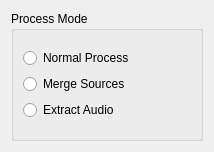
<?xml version="1.0" encoding="UTF-8"?>
<ui version="4.0">
 <class>ProcessModeUI</class>
 <widget class="QWidget" name="ProcessModeUI">
  <property name="geometry">
   <rect>
    <x>0</x>
    <y>0</y>
    <width>214</width>
    <height>152</height>
   </rect>
  </property>
  <property name="windowTitle">
   <string>Form</string>
  </property>
  <layout class="QGridLayout" name="gridLayout">
   <item row="0" column="0">
    <widget class="QGroupBox" name="modeGroupBox">
     <property name="title">
      <string>Process Mode</string>
     </property>
     <layout class="QGridLayout" name="gridLayout_4">
      <item row="0" column="0">
       <layout class="QVBoxLayout" name="verticalLayout_3">
        <item>
         <widget class="QRadioButton" name="normalModeRadio">
          <property name="text">
           <string>Normal Process</string>
          </property>
         </widget>
        </item>
        <item>
         <widget class="QRadioButton" name="mergeSourcesRadio">
          <property name="text">
           <string>Merge Sources</string>
          </property>
         </widget>
        </item>
        <item>
         <widget class="QRadioButton" name="extractAudioRadio">
          <property name="text">
           <string>Extract Audio</string>
          </property>
         </widget>
        </item>
       </layout>
      </item>
     </layout>
    </widget>
   </item>
  </layout>
 </widget>
 <resources/>
 <connections/>
</ui>
